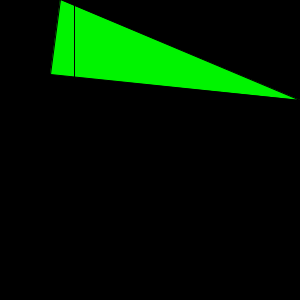
Frame 1 (no input)
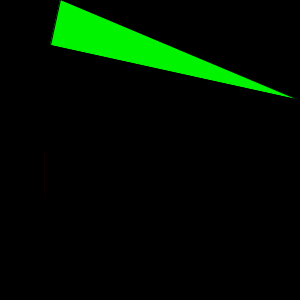
Frame 60 (the mouse pressed at the canvas centre just before this capture)
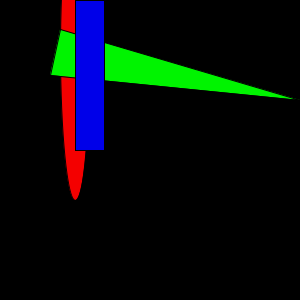
Frame 120 (the mouse held since frame 60 and released just before this capture)

The Processing sketch that drew these frames (run headless with seeded random() and noise(); from frame 60 on, the mouse is pressed at the canvas centre):

// Processing sketch: processing_38641
// ── processing_38641.pde

float x;
float y;
int offset = 10;

void setup(){
  size(300,300);
  smooth();
  x = height/4;
}

void draw() {
  background(0);
  if (mouseX > x) {
    x += 0.5;
    offset = -10;
  }
  if (mouseX < x) {
    x -= 0.5;
    offset = 10;
  }
  if (mouseY > y){
    y += 0.5;
    offset = 20;
  }
  if (mouseY < x){
    y-= 0.5;
    offset = 10;
  }  
  fill(244,0,0);
  ellipse(x,50,y,width);
  fill(0,244,0);
  triangle(50,x,60,y,width,100);
  fill(0,0,233);
  rect(x,0,y,width/2);
  line(mouseX,mouseY,mouseX+offset,mouseY-10);
  line(mouseX,mouseY,mouseX+offset,mouseY+10);
  line(mouseX,mouseY,mouseX+offset*3,mouseY);
}
